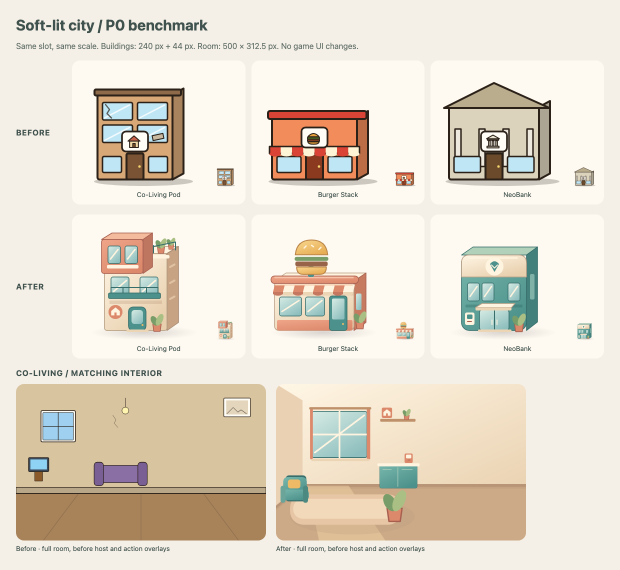
#> input picture art/review/p0/contact-sheet.png, 1240 x 1140 px (shown at 1/2 size)
$ python -i promote.py   (imports and definitions only)
#> lines starting #> are read from the running program, lines starting #| are printed output that depends on the picture; after the words box and inside, x2 and y2 are one past the last pixel; in counts of white or black regions, pixels touching at a corner belong together
#> further down, picture is the input picture: PIL image 1240x1140 RGB; mean R, G, B 228.9, 219.4, 204.4
#!/usr/bin/env python3
"""Pick candidates and build the realistic art bundle (step 3 of the realistic art pipeline).

    python promote.py contact                       # contact sheet of every candidate (work/contact.html)
    python promote.py rank                          # score every candidate against its SVG layout
    python promote.py pick --best                   # approve the best-scoring seed of every slot
    python promote.py pick building.bank=2 interior.clothing-boutique=1
    python promote.py build                         # cut out, resize, WebP, bundle.json, provenance
    python promote.py check                         # validate the built bundle against the budgets
    python promote.py sheet                         # contact sheet of the built bundle
    python promote.py zip                           # realistic-bundle.zip to move or commit

No models and no network are needed here: it only uses Pillow. The bundle is written to
art/bundles/realistic/ and is a plain folder of WebP files, a bundle.json and a provenance.json.
Wiring the bundle into the game's art registry is a separate, later step (GRAPHICS_PLAN).
"""
from __future__ import annotations

import argparse
import hashlib
import html
import json
import sys
import time
import zipfile
from pathlib import Path

from PIL import Image, ImageEnhance, ImageFilter

HERE = Path(__file__).resolve().parent
WORK = HERE / "work"
BUNDLE = HERE.parent / "bundles" / "realistic"

# Per-file byte budgets and the whole-bundle budget (GRAPHICS_PLAN: about 8 MB, lazy per scene).
FILE_BUDGET = {"building": 80_000, "avatar": 40_000, "host": 80_000, "interior": 150_000, "board": 250_000}
BUNDLE_BUDGET = 8_000_000
QUALITIES = (84, 80, 76, 72, 68, 64, 60)


# [5 lines left out: function load_jobs, not called in this run]


def candidates(slug: str) -> list[Path]:
    return sorted((WORK / "out" / slug).glob("seed*.png"), key=lambda p: int(p.stem[4:]))


# [55 lines left out: functions score_of, cmd_contact, cmd_pick, not called in this run]


def _edges(img: Image.Image):
    """Boolean edge map of an image (Canny when OpenCV is installed, else a Pillow gradient)."""
    import numpy as np

    gray = img.convert("L")
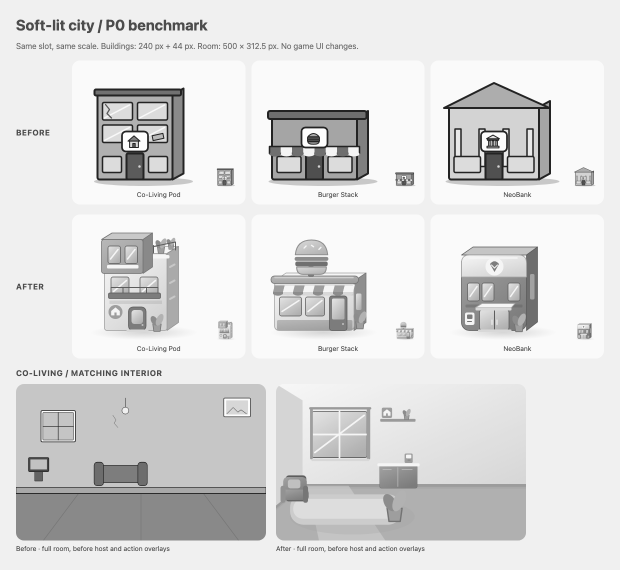
#> gray: PIL image 1240x1140 L (shown at 1/2 size); min 34, max 253, mean 220.2
    try:
        import cv2

        return cv2.Canny(np.array(gray), 80, 180) > 0
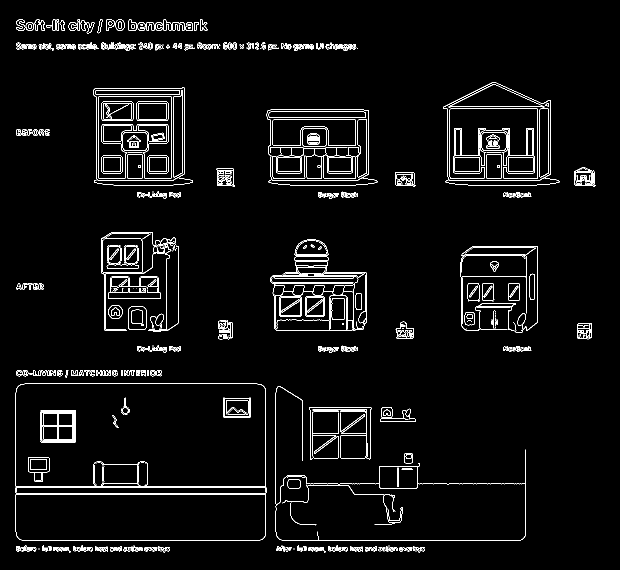
#> returned value: shape (1140, 1240) bool (shown at 1/2 size); 3.5% white in thin lines or dots, all inside (x1, y1, x2, y2) = (31, 38, 1191, 1105)
    except ImportError:
        e = gray.filter(ImageFilter.FIND_EDGES).point(lambda v: 255 if v > 30 else 0)
        return np.array(e) > 0


# [212 lines left out: functions _near, fidelity, cmd_rank, cutout, encode, cmd_build and 4 more, not called in this run]


# [2 lines not run here, left out]

>>> from PIL import Image
>>> picture = Image.open('../review/p0/contact-sheet.png')
>>> result = _edges(picture)

$ run again, on art/review/p0/desktop-before-interior.png
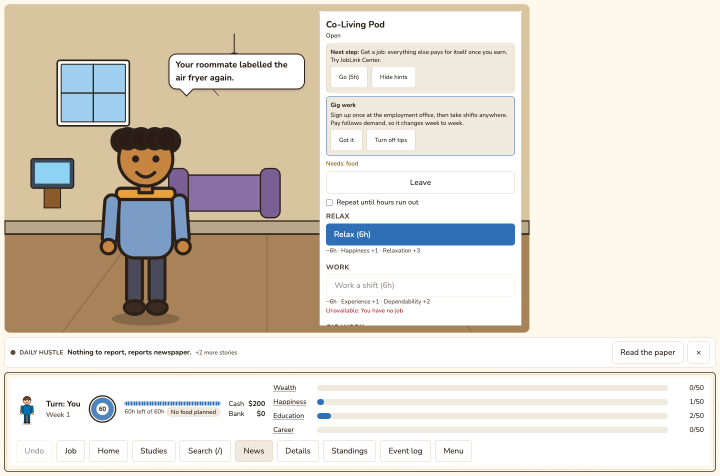
#> input picture art/review/p0/desktop-before-interior.png, 1440 x 952 px (shown at 1/2 size)
#> picture is the input picture: PIL image 1440x952 RGB; mean R, G, B 224.6, 216.7, 205.4
#> in _edges, `gray = img.convert("L")`:
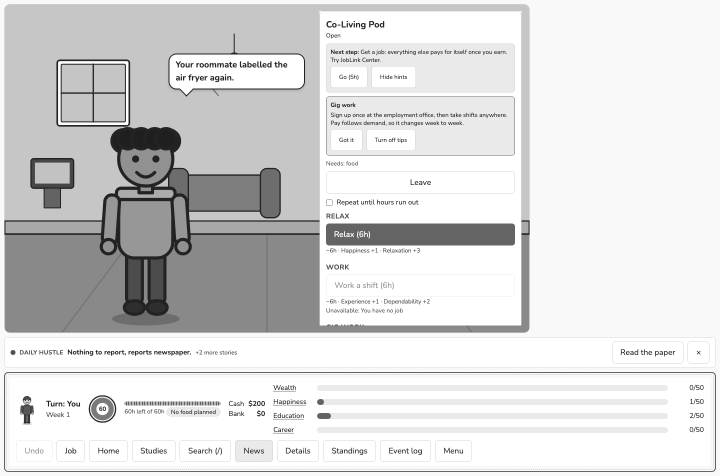
#> gray: PIL image 1440x952 L (shown at 1/2 size); min 30, max 255, mean 217.8
#> in _edges, `return cv2.Canny(np.array(gray), 80, 180) > 0`:
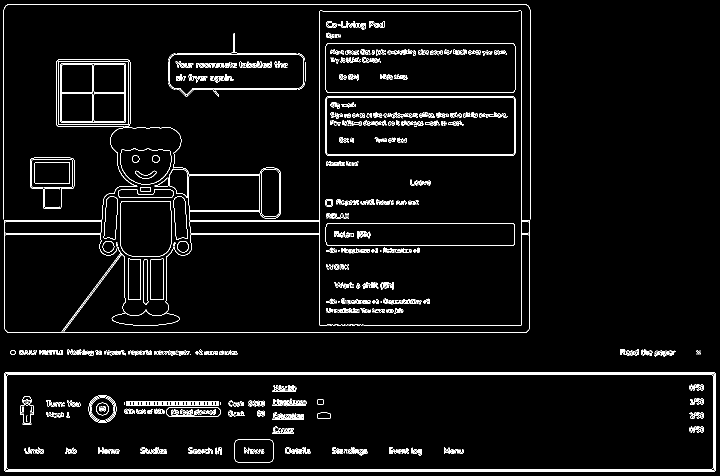
#> returned value: shape (952, 1440) bool (shown at 1/2 size); 4% white in thin lines or dots

$ run again, on art/review/p0/phone-before-board.png
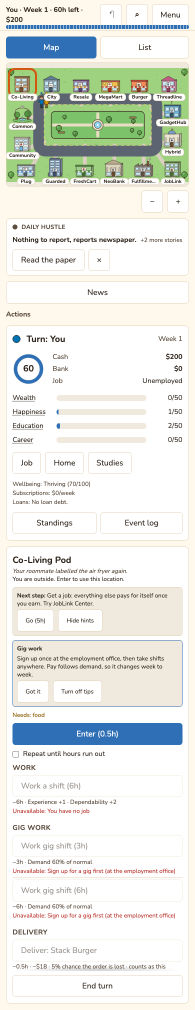
#> input picture art/review/p0/phone-before-board.png, 390 x 2019 px (shown at 1/2 size)
#> picture is the input picture: PIL image 390x2019 RGB; mean R, G, B 230.5, 233, 227.1
#> in _edges, `gray = img.convert("L")`:
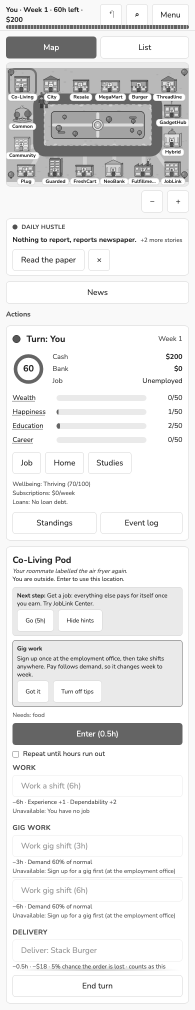
#> gray: PIL image 390x2019 L (shown at 1/2 size); min 35, max 255, mean 231.6
#> in _edges, `return cv2.Canny(np.array(gray), 80, 180) > 0`:
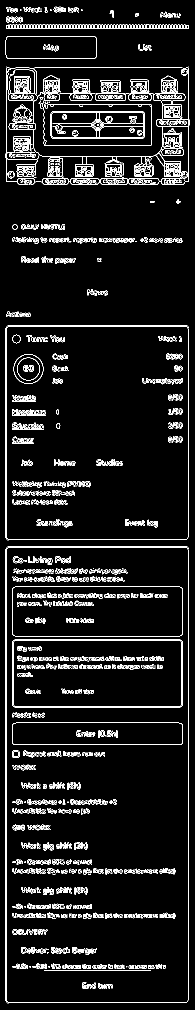
#> returned value: shape (2019, 390) bool (shown at 1/2 size); 6.9% white in thin lines or dots

$ run again, on art/review/p0/phone-before-interior.png
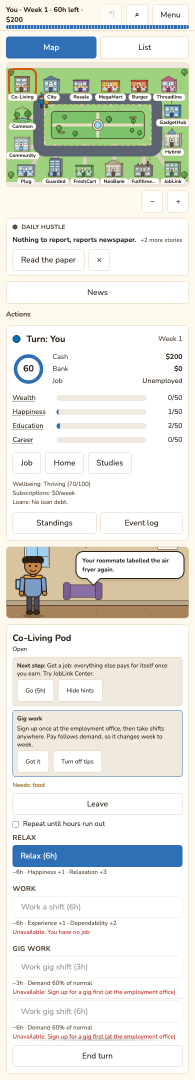
#> input picture art/review/p0/phone-before-interior.png, 390 x 2159 px (shown at 1/2 size)
#> picture is the input picture: PIL image 390x2159 RGB; mean R, G, B 228.3, 229.6, 222.8
#> in _edges, `gray = img.convert("L")`:
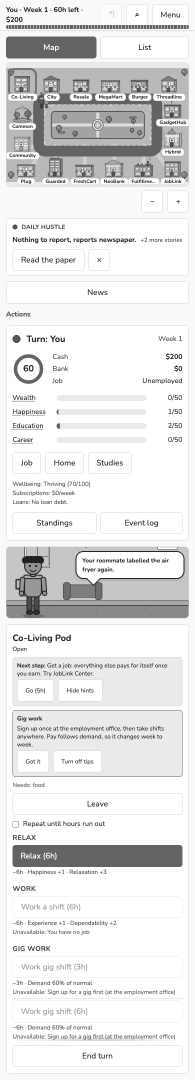
#> gray: PIL image 390x2159 L (shown at 1/2 size); min 30, max 255, mean 228.5
#> in _edges, `return cv2.Canny(np.array(gray), 80, 180) > 0`:
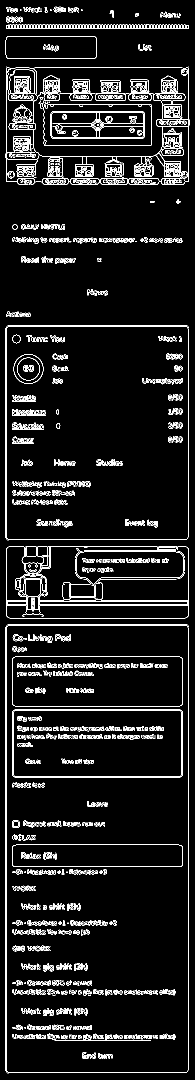
#> returned value: shape (2159, 390) bool (shown at 1/2 size); 6.9% white in thin lines or dots
